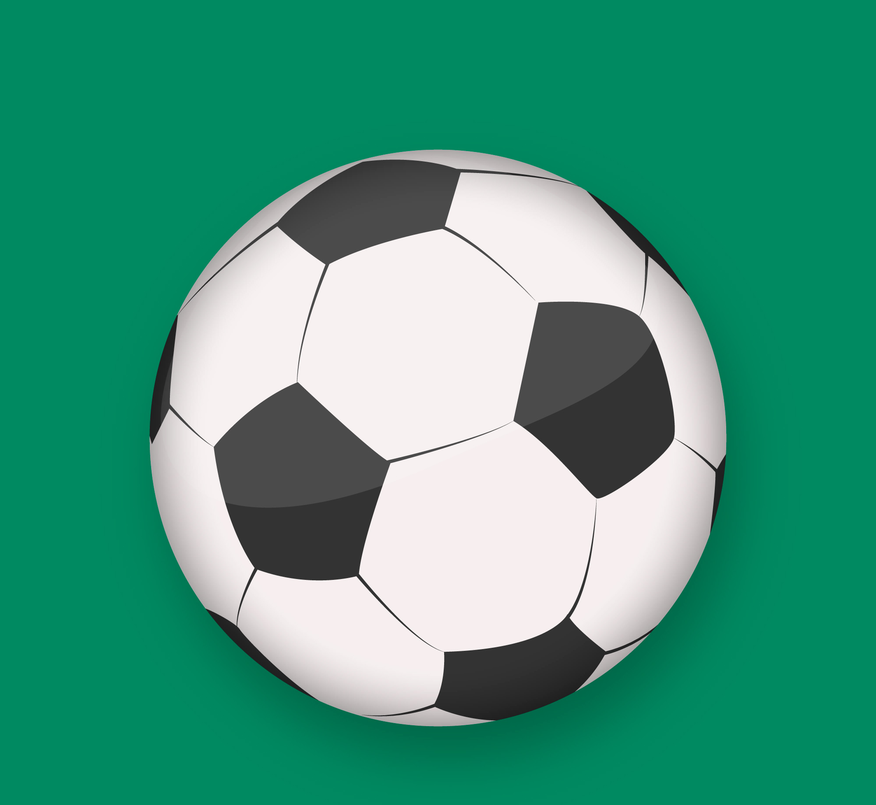
#> input picture input_image.png, 876 x 805 px, shrunk from 2000 x 1838 before the run
$ python image_encryption.py
#> lines starting #> are read from the running program, lines starting #| are printed output that depends on the picture
from PIL import Image
import numpy as np


def encrypt_image(image_path, key):
    # Open the image and convert to RGB mode
#> called with image_path = 'input_image.png', key = 50
    img = Image.open(image_path).convert("RGB")
    np_img = np.array(img, dtype=np.int16)  # Convert to a larger data type

    # Perform encryption by modifying pixel values using the key
    encrypted_img = (np_img + key) % 256
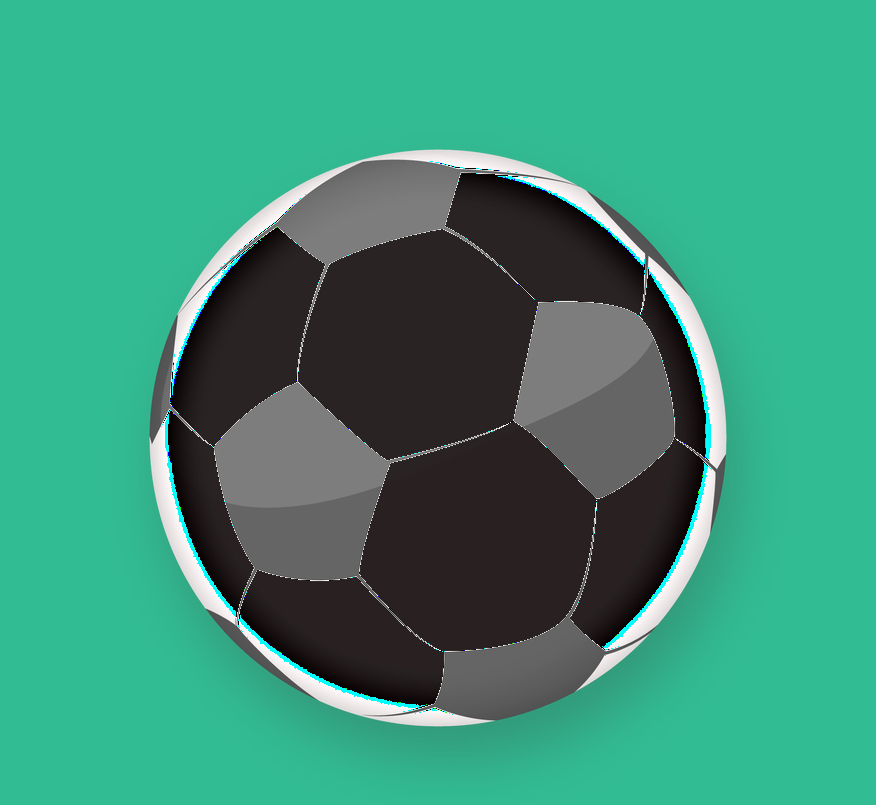
#> encrypted_img: shape (805, 876, 3) int16; mean R, G, B 59.7, 144.8, 119.6

    # Convert back to uint8 to ensure proper image format
    encrypted_img = encrypted_img.astype('uint8')

    # Convert back to an image and save
    encrypted_img = Image.fromarray(encrypted_img)
    encrypted_img.save('encrypted_image.png')
    print("Image encrypted and saved as 'encrypted_image.png'")


def decrypt_image(image_path, key):
    # Open the encrypted image and convert to RGB mode
    img = Image.open(image_path).convert("RGB")
    np_img = np.array(img, dtype=np.int16)  # Convert to a larger data type

    # Perform decryption by reversing the pixel value modification
    decrypted_img = (np_img - key) % 256

    # Convert back to uint8 to ensure proper image format
    decrypted_img = decrypted_img.astype('uint8')

    # Convert back to an image and save
    decrypted_img = Image.fromarray(decrypted_img)
    decrypted_img.save('decrypted_image.png')
    print("Image decrypted and saved as 'decrypted_image.png'")


# Example usage
key = 50  # A simple key for encryption/decryption

# Encrypt an image
encrypt_image('input_image.png', key)

# Decrypt the image
decrypt_image('encrypted_image.png', key)
